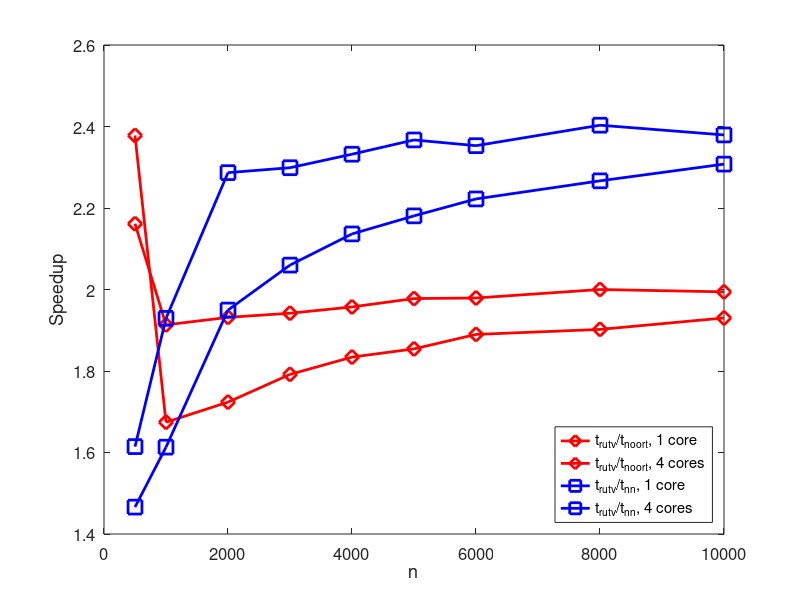

MATLAB code to generate this figure:
n = [500,1000,2000,3000,4000,5000,6000,8000,10000]; 

nn_1c = [8.30e-02 2.40e-01 1.36e+00 4.35e+00 9.82e+00 1.88e+01 3.23e+01 7.49e+01 1.45e+02]; 


nn_4c =  [6.18e-02 1.37e-01 5.95e-01 1.67e+00 3.52e+00 6.42e+00 1.08e+01 2.40e+01 4.55e+01]; 

noort_1c= [6.20e-02 2.42e-01 1.61e+00 5.15e+00 1.17e+01 2.25e+01 3.84e+01 9.00e+01 1.73e+02]; 

noort_4c = [3.81e-02 1.32e-01 6.73e-01 1.92e+00 4.10e+00 7.55e+00 1.27e+01 2.86e+01 5.44e+01]; 

rand_utv_1c = [1.34e-01 4.63e-01 3.11e+00 1.00e+01 2.29e+01 4.45e+01 7.60e+01 1.80e+02 3.45e+02]; 

rand_utv_4c = [9.06e-02 2.21e-01 1.16e+00 3.44e+00 7.52e+00 1.40e+01 2.40e+01 5.44e+01 1.05e+02]; 

p1 = plot(n, rand_utv_1c ./ noort_1c, 'rd-',...
	n, rand_utv_4c ./ noort_4c, 'rd-',...
	n, rand_utv_1c ./ nn_1c, 'bs-',...
	n, rand_utv_4c ./ nn_4c, 'bs-');

set(gca,'fontsize',12);
set(p1,'LineWidth',2,'MarkerSize',10);
xlabel('n');
ylabel('Speedup');
legend('t_{rutv}/t_{noort}, 1 core',...
	't_{rutv}/t_{noort}, 4 cores',...
	't_{rutv}/t_{nn}, 1 core',...
	't_{rutv}/t_{nn}, 4 cores');
legend('Location','SouthEast');
